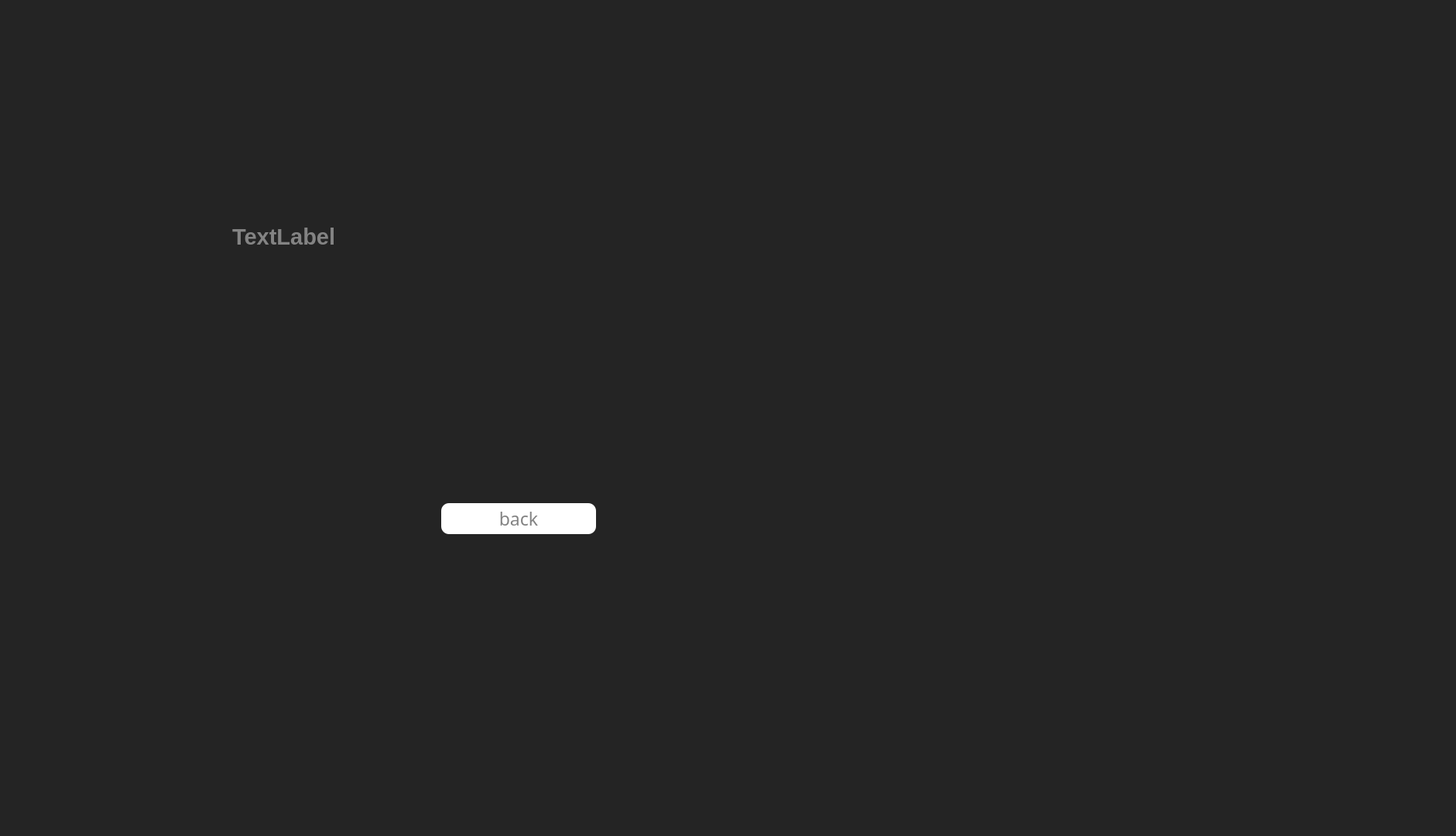
<?xml version="1.0" encoding="UTF-8"?>
<ui version="4.0">
 <class>GuideMeClass</class>
 <widget class="QMainWindow" name="GuideMeClass">
  <property name="geometry">
   <rect>
    <x>0</x>
    <y>0</y>
    <width>1881</width>
    <height>1080</height>
   </rect>
  </property>
  <property name="windowTitle">
   <string>GuideMe</string>
  </property>
  <widget class="QWidget" name="centralWidget">
   <property name="styleSheet">
    <string notr="true">
					background-color:rgb(36, 36, 36)

				</string>
   </property>
   <widget class="QStackedWidget" name="stackedWidget">
    <property name="geometry">
     <rect>
      <x>0</x>
      <y>0</y>
      <width>1920</width>
      <height>1080</height>
     </rect>
    </property>
    <property name="currentIndex">
     <number>2</number>
    </property>
    <widget class="QWidget" name="page">
     <widget class="QPushButton" name="mainBack">
      <property name="geometry">
       <rect>
        <x>690</x>
        <y>590</y>
        <width>151</width>
        <height>31</height>
       </rect>
      </property>
      <property name="font">
       <font>
        <family>Sitka Display Semibold</family>
        <pointsize>20</pointsize>
        <italic>false</italic>
        <fontweight>DemiBold</fontweight>
       </font>
      </property>
      <property name="styleSheet">
       <string notr="true">
								background-color: rgb(255, 255, 255);
								color: rgb(131, 131, 131);
								border-radius: 10px;
								font: 600 20pt &quot;Sitka Display Semibold&quot;;
							</string>
      </property>
      <property name="text">
       <string>close</string>
      </property>
     </widget>
     <widget class="QLabel" name="label_10">
      <property name="geometry">
       <rect>
        <x>360</x>
        <y>70</y>
        <width>821</width>
        <height>280</height>
       </rect>
      </property>
      <property name="font">
       <font>
        <family>Georgia Pro Cond Black</family>
        <pointsize>130</pointsize>
        <italic>false</italic>
        <bold>true</bold>
       </font>
      </property>
      <property name="styleSheet">
       <string notr="true">
								color:rgb(131, 131, 131);
								background-color: transparent;
							</string>
      </property>
      <property name="text">
       <string>Guide Me</string>
      </property>
      <property name="alignment">
       <set>Qt::AlignmentFlag::AlignCenter</set>
      </property>
     </widget>
     <widget class="QPushButton" name="openTraverse">
      <property name="geometry">
       <rect>
        <x>560</x>
        <y>520</y>
        <width>411</width>
        <height>50</height>
       </rect>
      </property>
      <property name="font">
       <font>
        <family>Sitka Display Semibold</family>
        <pointsize>20</pointsize>
        <italic>false</italic>
        <fontweight>DemiBold</fontweight>
       </font>
      </property>
      <property name="autoFillBackground">
       <bool>false</bool>
      </property>
      <property name="styleSheet">
       <string notr="true">
								background-color: rgb(255, 255, 255);
								color: rgb(131, 131, 131);
								border-radius: 10px;
								font: 600 20pt &quot;Sitka Display Semibold&quot;;
							</string>
      </property>
      <property name="text">
       <string>Traverse graph</string>
      </property>
     </widget>
     <widget class="QPushButton" name="openSecond">
      <property name="enabled">
       <bool>true</bool>
      </property>
      <property name="geometry">
       <rect>
        <x>560</x>
        <y>360</y>
        <width>411</width>
        <height>50</height>
       </rect>
      </property>
      <property name="font">
       <font>
        <family>Sitka Display Semibold</family>
        <pointsize>20</pointsize>
        <italic>false</italic>
        <fontweight>DemiBold</fontweight>
       </font>
      </property>
      <property name="autoFillBackground">
       <bool>false</bool>
      </property>
      <property name="styleSheet">
       <string notr="true">
								background-color: rgb(255, 255, 255);
								color: rgb(131, 131, 131);
								border-radius: 10px;
								font: 600 20pt &quot;Sitka Display Semibold&quot;;
							</string>
      </property>
      <property name="text">
       <string>Search on map</string>
      </property>
     </widget>
     <widget class="QPushButton" name="openUpdate">
      <property name="geometry">
       <rect>
        <x>560</x>
        <y>440</y>
        <width>411</width>
        <height>50</height>
       </rect>
      </property>
      <property name="font">
       <font>
        <family>Sitka Display Semibold</family>
        <pointsize>20</pointsize>
        <italic>false</italic>
        <fontweight>DemiBold</fontweight>
       </font>
      </property>
      <property name="autoFillBackground">
       <bool>false</bool>
      </property>
      <property name="styleSheet">
       <string notr="true">
								background-color: rgb(255, 255, 255);
								color: rgb(131, 131, 131);
								border-radius: 10px;
								font: 600 20pt &quot;Sitka Display Semibold&quot;;
							</string>
      </property>
      <property name="text">
       <string>Update graph</string>
      </property>
     </widget>
     <widget class="QLabel" name="label_2">
      <property name="geometry">
       <rect>
        <x>0</x>
        <y>0</y>
        <width>1920</width>
        <height>1080</height>
       </rect>
      </property>
      <property name="styleSheet">
       <string notr="true">border-image: url(&quot;img/bg.jpeg&quot;)</string>
      </property>
      <property name="text">
       <string/>
      </property>
     </widget>
     <widget class="QLabel" name="woman_label">
      <property name="geometry">
       <rect>
        <x>980</x>
        <y>-190</y>
        <width>231</width>
        <height>481</height>
       </rect>
      </property>
      <property name="styleSheet">
       <string notr="true">
								background-color: transparent;

							</string>
      </property>
      <property name="text">
       <string>TextLabel</string>
      </property>
     </widget>
     <widget class="QLabel" name="label_12">
      <property name="geometry">
       <rect>
        <x>565</x>
        <y>290</y>
        <width>411</width>
        <height>31</height>
       </rect>
      </property>
      <property name="font">
       <font>
        <family>Segoe UI Variable Small Light</family>
        <pointsize>14</pointsize>
        <bold>false</bold>
       </font>
      </property>
      <property name="styleSheet">
       <string notr="true">
								color:rgb(131, 131, 131);
								background-color: transparent;
							</string>
      </property>
      <property name="text">
       <string>The best Real-Time Travel Guide App In EGYPT </string>
      </property>
      <property name="alignment">
       <set>Qt::AlignmentFlag::AlignCenter</set>
      </property>
     </widget>
     <zorder>label_2</zorder>
     <zorder>mainBack</zorder>
     <zorder>label_10</zorder>
     <zorder>openTraverse</zorder>
     <zorder>openSecond</zorder>
     <zorder>openUpdate</zorder>
     <zorder>woman_label</zorder>
     <zorder>label_12</zorder>
    </widget>
    <widget class="QWidget" name="traverse">
     <widget class="QPushButton" name="dfsButton">
      <property name="geometry">
       <rect>
        <x>80</x>
        <y>200</y>
        <width>211</width>
        <height>40</height>
       </rect>
      </property>
      <property name="font">
       <font>
        <family>Sitka Display Semibold</family>
        <pointsize>18</pointsize>
        <italic>false</italic>
        <fontweight>DemiBold</fontweight>
       </font>
      </property>
      <property name="styleSheet">
       <string notr="true">
								background-color: rgb(255, 255, 255);
								color: rgb(131, 131, 131);
								border-radius: 10px;
								font: 600 18pt &quot;Sitka Display Semibold&quot;;
							</string>
      </property>
      <property name="text">
       <string>DFS</string>
      </property>
     </widget>
     <widget class="QPushButton" name="completeButton">
      <property name="geometry">
       <rect>
        <x>80</x>
        <y>450</y>
        <width>211</width>
        <height>40</height>
       </rect>
      </property>
      <property name="font">
       <font>
        <family>Sitka Display Semibold</family>
        <pointsize>18</pointsize>
        <italic>false</italic>
        <fontweight>DemiBold</fontweight>
       </font>
      </property>
      <property name="styleSheet">
       <string notr="true">
								background-color: rgb(255, 255, 255);
								color: rgb(131, 131, 131);
								border-radius: 10px;
								font: 600 18pt &quot;Sitka Display Semibold&quot;;
							</string>
      </property>
      <property name="text">
       <string>COMPLETENESS</string>
      </property>
     </widget>
     <widget class="QPushButton" name="bfsButton">
      <property name="geometry">
       <rect>
        <x>80</x>
        <y>330</y>
        <width>211</width>
        <height>40</height>
       </rect>
      </property>
      <property name="font">
       <font>
        <family>Sitka Display Semibold</family>
        <pointsize>18</pointsize>
        <italic>false</italic>
        <fontweight>DemiBold</fontweight>
       </font>
      </property>
      <property name="styleSheet">
       <string notr="true">
								background-color: rgb(255, 255, 255);
								color: rgb(131, 131, 131);
								border-radius: 10px;
								font: 600 18pt &quot;Sitka Display Semibold&quot;;
							</string>
      </property>
      <property name="text">
       <string>BFS</string>
      </property>
     </widget>
     <widget class="QPushButton" name="back4">
      <property name="geometry">
       <rect>
        <x>750</x>
        <y>600</y>
        <width>200</width>
        <height>40</height>
       </rect>
      </property>
      <property name="font">
       <font>
        <family>Sitka Display Semibold</family>
        <pointsize>18</pointsize>
        <italic>false</italic>
        <fontweight>DemiBold</fontweight>
       </font>
      </property>
      <property name="styleSheet">
       <string notr="true">
								background-color: rgb(255, 255, 255);
								color: rgb(131, 131, 131);
								border-radius: 10px;
								font: 600 18pt &quot;Sitka Display Semibold&quot;;
							</string>
      </property>
      <property name="text">
       <string>back</string>
      </property>
     </widget>
     <widget class="QLabel" name="mapPathsAlgo">
      <property name="geometry">
       <rect>
        <x>320</x>
        <y>200</y>
        <width>711</width>
        <height>381</height>
       </rect>
      </property>
      <property name="font">
       <font>
        <family>Sitka Display Semibold</family>
        <pointsize>28</pointsize>
        <italic>false</italic>
        <fontweight>DemiBold</fontweight>
       </font>
      </property>
      <property name="styleSheet">
       <string notr="true">
								color:rgb(131, 131, 131);
								background-color: transparent;
								font: 600 28pt &quot;Sitka Display Semibold&quot;;
							</string>
      </property>
      <property name="text">
       <string/>
      </property>
      <property name="alignment">
       <set>Qt::AlignmentFlag::AlignCenter</set>
      </property>
     </widget>
     <widget class="QComboBox" name="allNodes">
      <property name="geometry">
       <rect>
        <x>430</x>
        <y>600</y>
        <width>200</width>
        <height>40</height>
       </rect>
      </property>
      <property name="font">
       <font>
        <family>Sitka Display Semibold</family>
        <pointsize>18</pointsize>
        <italic>false</italic>
        <fontweight>DemiBold</fontweight>
       </font>
      </property>
      <property name="styleSheet">
       <string notr="true">
								background-color: rgb(255, 255, 255);
								color: rgb(131, 131, 131);
								border-radius: 10px;
								font: 600 18pt &quot;Sitka Display Semibold&quot;;
							</string>
      </property>
      <property name="placeholderText">
       <string>source</string>
      </property>
     </widget>
     <widget class="QLabel" name="label_14">
      <property name="geometry">
       <rect>
        <x>0</x>
        <y>0</y>
        <width>1920</width>
        <height>1080</height>
       </rect>
      </property>
      <property name="styleSheet">
       <string notr="true">border-image: url(&quot;img/bg.jpeg&quot;)</string>
      </property>
      <property name="text">
       <string/>
      </property>
     </widget>
     <widget class="QLabel" name="label_pharaoh">
      <property name="geometry">
       <rect>
        <x>980</x>
        <y>130</y>
        <width>411</width>
        <height>391</height>
       </rect>
      </property>
      <property name="styleSheet">
       <string notr="true">
								background-color: transparent;
							</string>
      </property>
      <property name="text">
       <string/>
      </property>
     </widget>
     <zorder>label_14</zorder>
     <zorder>dfsButton</zorder>
     <zorder>completeButton</zorder>
     <zorder>bfsButton</zorder>
     <zorder>back4</zorder>
     <zorder>mapPathsAlgo</zorder>
     <zorder>allNodes</zorder>
     <zorder>label_pharaoh</zorder>
    </widget>
    <widget class="QWidget" name="lowest_price_map">
     <widget class="QPushButton" name="back3">
      <property name="geometry">
       <rect>
        <x>570</x>
        <y>650</y>
        <width>200</width>
        <height>40</height>
       </rect>
      </property>
      <property name="font">
       <font>
        <family>Sitka Display Semibold</family>
        <pointsize>17</pointsize>
        <italic>false</italic>
        <fontweight>DemiBold</fontweight>
       </font>
      </property>
      <property name="styleSheet">
       <string notr="true">
								background-color: rgb(255, 255, 255);
								color: rgb(131, 131, 131);
								border-radius: 10px;
								font: 600 17pt &quot;Sitka Display Semibold&quot;;
							</string>
      </property>
      <property name="text">
       <string>back</string>
      </property>
     </widget>
     <widget class="QLabel" name="mapPaths">
      <property name="geometry">
       <rect>
        <x>300</x>
        <y>40</y>
        <width>1201</width>
        <height>531</height>
       </rect>
      </property>
      <property name="font">
       <font>
        <pointsize>22</pointsize>
        <bold>true</bold>
       </font>
      </property>
      <property name="styleSheet">
       <string notr="true">
								color:rgb(131, 131, 131);
								background-color: transparent;
							</string>
      </property>
      <property name="text">
       <string>TextLabel</string>
      </property>
     </widget>
     <widget class="QLabel" name="label_13">
      <property name="geometry">
       <rect>
        <x>0</x>
        <y>0</y>
        <width>1920</width>
        <height>1080</height>
       </rect>
      </property>
      <property name="styleSheet">
       <string notr="true">border-image: url(&quot;img/bg.jpeg&quot;)</string>
      </property>
      <property name="text">
       <string/>
      </property>
     </widget>
     <zorder>label_13</zorder>
     <zorder>back3</zorder>
     <zorder>mapPaths</zorder>
    </widget>
    <widget class="QWidget" name="update_graph">
     <widget class="QGroupBox" name="groupBox_2">
      <property name="geometry">
       <rect>
        <x>430</x>
        <y>80</y>
        <width>701</width>
        <height>471</height>
       </rect>
      </property>
      <property name="font">
       <font>
        <bold>true</bold>
       </font>
      </property>
      <property name="styleSheet">
       <string notr="true">
								color:rgb(131, 131, 131);
								background-color: transparent;
							</string>
      </property>
      <property name="title">
       <string/>
      </property>
      <widget class="QLineEdit" name="budgetLine_2">
       <property name="geometry">
        <rect>
         <x>360</x>
         <y>300</y>
         <width>110</width>
         <height>31</height>
        </rect>
       </property>
       <property name="font">
        <font>
         <family>Sitka Display Semibold</family>
         <pointsize>20</pointsize>
         <italic>false</italic>
         <fontweight>DemiBold</fontweight>
        </font>
       </property>
       <property name="styleSheet">
        <string notr="true">
									background-color: rgb(255, 255, 255);
									color: rgb(131, 131, 131);
									border-radius: 10px;
									font: 600 20pt &quot;Sitka Display Semibold&quot;;
								</string>
       </property>
       <property name="placeholderText">
        <string>budget</string>
       </property>
      </widget>
      <widget class="QComboBox" name="sourceBox_2">
       <property name="geometry">
        <rect>
         <x>0</x>
         <y>420</y>
         <width>110</width>
         <height>31</height>
        </rect>
       </property>
       <property name="font">
        <font>
         <family>Sitka Display Semibold</family>
         <pointsize>20</pointsize>
         <italic>false</italic>
         <fontweight>DemiBold</fontweight>
        </font>
       </property>
       <property name="styleSheet">
        <string notr="true">
									background-color: rgb(255, 255, 255);
									color: rgb(131, 131, 131);
									border-radius: 10px;
									font: 600 20pt &quot;Sitka Display Semibold&quot;;
								</string>
       </property>
       <property name="placeholderText">
        <string>source</string>
       </property>
      </widget>
      <widget class="QComboBox" name="destBox_2">
       <property name="geometry">
        <rect>
         <x>350</x>
         <y>40</y>
         <width>150</width>
         <height>31</height>
        </rect>
       </property>
       <property name="font">
        <font>
         <family>Sitka Display Semibold</family>
         <pointsize>20</pointsize>
         <italic>false</italic>
         <fontweight>DemiBold</fontweight>
        </font>
       </property>
       <property name="styleSheet">
        <string notr="true">
									background-color: rgb(255, 255, 255);
									color: rgb(131, 131, 131);
									border-radius: 10px;
									font: 600 20pt &quot;Sitka Display Semibold&quot;;
								</string>
       </property>
       <property name="placeholderText">
        <string>destination</string>
       </property>
      </widget>
      <widget class="QLineEdit" name="transLine">
       <property name="geometry">
        <rect>
         <x>360</x>
         <y>260</y>
         <width>171</width>
         <height>31</height>
        </rect>
       </property>
       <property name="font">
        <font>
         <family>Sitka Display Semibold</family>
         <pointsize>20</pointsize>
         <italic>false</italic>
         <fontweight>DemiBold</fontweight>
        </font>
       </property>
       <property name="styleSheet">
        <string notr="true">
									background-color: rgb(255, 255, 255);
									color: rgb(131, 131, 131);
									border-radius: 10px;
									font: 600 20pt &quot;Sitka Display Semibold&quot;;
								</string>
       </property>
       <property name="placeholderText">
        <string>transportation</string>
       </property>
      </widget>
      <widget class="QLabel" name="road_label_2">
       <property name="geometry">
        <rect>
         <x>50</x>
         <y>15</y>
         <width>591</width>
         <height>451</height>
        </rect>
       </property>
       <property name="contextMenuPolicy">
        <enum>Qt::ContextMenuPolicy::PreventContextMenu</enum>
       </property>
       <property name="text">
        <string>TextLabel</string>
       </property>
      </widget>
      <zorder>road_label_2</zorder>
      <zorder>budgetLine_2</zorder>
      <zorder>destBox_2</zorder>
      <zorder>sourceBox_2</zorder>
      <zorder>transLine</zorder>
     </widget>
     <widget class="QPushButton" name="updateButton">
      <property name="geometry">
       <rect>
        <x>450</x>
        <y>590</y>
        <width>200</width>
        <height>40</height>
       </rect>
      </property>
      <property name="font">
       <font>
        <family>Sitka Display Semibold</family>
        <pointsize>14</pointsize>
        <italic>false</italic>
        <fontweight>DemiBold</fontweight>
       </font>
      </property>
      <property name="styleSheet">
       <string notr="true">
								background-color: rgb(255, 255, 255);
								color: rgb(131, 131, 131);
								border-radius: 10px;
								font: 600 14pt &quot;Sitka Display Semibold&quot;;
							</string>
      </property>
      <property name="text">
       <string>Update</string>
      </property>
     </widget>
     <widget class="QPushButton" name="addButton">
      <property name="geometry">
       <rect>
        <x>690</x>
        <y>590</y>
        <width>200</width>
        <height>40</height>
       </rect>
      </property>
      <property name="font">
       <font>
        <family>Sitka Display Semibold</family>
        <pointsize>14</pointsize>
        <italic>false</italic>
        <fontweight>DemiBold</fontweight>
       </font>
      </property>
      <property name="styleSheet">
       <string notr="true">
								background-color: rgb(255, 255, 255);
								color: rgb(131, 131, 131);
								border-radius: 10px;
								font: 600 14pt &quot;Sitka Display Semibold&quot;;
							</string>
      </property>
      <property name="text">
       <string>Add</string>
      </property>
     </widget>
     <widget class="QPushButton" name="deleteButton">
      <property name="geometry">
       <rect>
        <x>920</x>
        <y>590</y>
        <width>200</width>
        <height>40</height>
       </rect>
      </property>
      <property name="font">
       <font>
        <family>Sitka Display Semibold</family>
        <pointsize>14</pointsize>
        <italic>false</italic>
        <fontweight>DemiBold</fontweight>
       </font>
      </property>
      <property name="styleSheet">
       <string notr="true">
								background-color: rgb(255, 255, 255);
								color: rgb(131, 131, 131);
								border-radius: 10px;
								font: 600 14pt &quot;Sitka Display Semibold&quot;;
							</string>
      </property>
      <property name="text">
       <string>Delete</string>
      </property>
     </widget>
     <widget class="QPushButton" name="back5">
      <property name="geometry">
       <rect>
        <x>730</x>
        <y>650</y>
        <width>131</width>
        <height>31</height>
       </rect>
      </property>
      <property name="font">
       <font>
        <family>Sitka Display Semibold</family>
        <pointsize>14</pointsize>
        <italic>false</italic>
        <fontweight>DemiBold</fontweight>
       </font>
      </property>
      <property name="styleSheet">
       <string notr="true">
								background-color: rgb(255, 255, 255);
								color: rgb(131, 131, 131);
								border-radius: 10px;
								font: 600 14pt &quot;Sitka Display Semibold&quot;;
							</string>
      </property>
      <property name="text">
       <string>back</string>
      </property>
     </widget>
     <widget class="QLabel" name="updateLabel">
      <property name="geometry">
       <rect>
        <x>370</x>
        <y>515</y>
        <width>561</width>
        <height>81</height>
       </rect>
      </property>
      <property name="font">
       <font>
        <italic>false</italic>
        <bold>true</bold>
       </font>
      </property>
      <property name="styleSheet">
       <string notr="true">
								color:rgb(131, 131, 131);
								background-color: transparent;
							</string>
      </property>
      <property name="text">
       <string/>
      </property>
     </widget>
     <widget class="QLabel" name="label_15">
      <property name="geometry">
       <rect>
        <x>0</x>
        <y>0</y>
        <width>1920</width>
        <height>1080</height>
       </rect>
      </property>
      <property name="styleSheet">
       <string notr="true">border-image: url(&quot;img/bg.jpeg&quot;)</string>
      </property>
      <property name="text">
       <string/>
      </property>
     </widget>
     <widget class="QLabel" name="label_5">
      <property name="geometry">
       <rect>
        <x>120</x>
        <y>350</y>
        <width>251</width>
        <height>181</height>
       </rect>
      </property>
      <property name="styleSheet">
       <string notr="true">
								border-image: url(&quot;img/pointer.png&quot;);
								background-color: transparent;
							</string>
      </property>
      <property name="text">
       <string/>
      </property>
     </widget>
     <widget class="QLabel" name="label_6">
      <property name="geometry">
       <rect>
        <x>720</x>
        <y>-30</y>
        <width>251</width>
        <height>181</height>
       </rect>
      </property>
      <property name="styleSheet">
       <string notr="true">
								border-image: url(&quot;img/pointer.png&quot;);
								background-color: transparent;
							</string>
      </property>
      <property name="text">
       <string/>
      </property>
     </widget>
     <zorder>label_15</zorder>
     <zorder>groupBox_2</zorder>
     <zorder>updateButton</zorder>
     <zorder>addButton</zorder>
     <zorder>deleteButton</zorder>
     <zorder>back5</zorder>
     <zorder>updateLabel</zorder>
     <zorder>label_5</zorder>
     <zorder>label_6</zorder>
    </widget>
    <widget class="QWidget" name="find">
     <widget class="QLabel" name="label">
      <property name="geometry">
       <rect>
        <x>370</x>
        <y>515</y>
        <width>561</width>
        <height>81</height>
       </rect>
      </property>
      <property name="font">
       <font>
        <family>Sitka Display Semibold</family>
        <pointsize>20</pointsize>
        <italic>false</italic>
        <fontweight>DemiBold</fontweight>
       </font>
      </property>
      <property name="styleSheet">
       <string notr="true">
								color:rgb(131, 131, 131);
								background-color: transparent;
								font: 600 20pt &quot;Sitka Display Semibold&quot;;
							</string>
      </property>
      <property name="text">
       <string/>
      </property>
     </widget>
     <widget class="QPushButton" name="openThird">
      <property name="geometry">
       <rect>
        <x>630</x>
        <y>600</y>
        <width>200</width>
        <height>40</height>
       </rect>
      </property>
      <property name="font">
       <font>
        <family>Sitka Display Semibold</family>
        <pointsize>14</pointsize>
        <italic>false</italic>
        <fontweight>DemiBold</fontweight>
       </font>
      </property>
      <property name="styleSheet">
       <string notr="true">
								background-color: rgb(255, 255, 255);
								color: rgb(131, 131, 131);
								border-radius: 10px;
								font: 600 14pt &quot;Sitka Display Semibold&quot;;
							</string>
      </property>
      <property name="text">
       <string>Paths with lowest price</string>
      </property>
     </widget>
     <widget class="QPushButton" name="back2">
      <property name="geometry">
       <rect>
        <x>870</x>
        <y>600</y>
        <width>200</width>
        <height>40</height>
       </rect>
      </property>
      <property name="font">
       <font>
        <family>Sitka Display Semibold</family>
        <pointsize>14</pointsize>
        <italic>false</italic>
        <fontweight>DemiBold</fontweight>
       </font>
      </property>
      <property name="styleSheet">
       <string notr="true">
								background-color: rgb(255, 255, 255);
								color: rgb(131, 131, 131);
								border-radius: 10px;
								font: 600 14pt &quot;Sitka Display Semibold&quot;;
							</string>
      </property>
      <property name="text">
       <string>back</string>
      </property>
     </widget>
     <widget class="QGroupBox" name="groupBox">
      <property name="geometry">
       <rect>
        <x>370</x>
        <y>70</y>
        <width>711</width>
        <height>491</height>
       </rect>
      </property>
      <property name="font">
       <font>
        <bold>true</bold>
       </font>
      </property>
      <property name="styleSheet">
       <string notr="true">
								color:rgb(131, 131, 131);
								background-color: transparent;
							</string>
      </property>
      <property name="title">
       <string/>
      </property>
      <widget class="QLineEdit" name="budgetLine">
       <property name="geometry">
        <rect>
         <x>310</x>
         <y>420</y>
         <width>110</width>
         <height>31</height>
        </rect>
       </property>
       <property name="font">
        <font>
         <family>Sitka Display Semibold</family>
         <pointsize>20</pointsize>
         <italic>false</italic>
         <fontweight>DemiBold</fontweight>
        </font>
       </property>
       <property name="layoutDirection">
        <enum>Qt::LayoutDirection::LeftToRight</enum>
       </property>
       <property name="styleSheet">
        <string notr="true">
									background-color: rgb(255, 255, 255);
									color: rgb(131, 131, 131);
									border-radius: 10px;
									font: 600 20pt &quot;Sitka Display Semibold&quot;;
								</string>
       </property>
       <property name="placeholderText">
        <string>budget</string>
       </property>
      </widget>
      <widget class="QComboBox" name="sourceBox">
       <property name="geometry">
        <rect>
         <x>70</x>
         <y>420</y>
         <width>150</width>
         <height>31</height>
        </rect>
       </property>
       <property name="font">
        <font>
         <family>Sitka Display Semibold</family>
         <pointsize>20</pointsize>
         <italic>false</italic>
         <fontweight>DemiBold</fontweight>
        </font>
       </property>
       <property name="styleSheet">
        <string notr="true">
									background-color: rgb(255, 255, 255);
									color: rgb(131, 131, 131);
									border-radius: 10px;
									font: 600 20pt &quot;Sitka Display Semibold&quot;;
								</string>
       </property>
       <property name="placeholderText">
        <string>souse</string>
       </property>
      </widget>
      <widget class="QComboBox" name="destBox">
       <property name="geometry">
        <rect>
         <x>400</x>
         <y>40</y>
         <width>150</width>
         <height>31</height>
        </rect>
       </property>
       <property name="font">
        <font>
         <family>Sitka Display Semibold</family>
         <pointsize>20</pointsize>
         <italic>false</italic>
         <fontweight>DemiBold</fontweight>
        </font>
       </property>
       <property name="styleSheet">
        <string notr="true">
									background-color: rgb(255, 255, 255);
									color: rgb(131, 131, 131);
									border-radius: 10px;
									font: 600 20pt &quot;Sitka Display Semibold&quot;;
								</string>
       </property>
       <property name="placeholderText">
        <string>destination</string>
       </property>
      </widget>
      <widget class="QLabel" name="road_label">
       <property name="geometry">
        <rect>
         <x>110</x>
         <y>20</y>
         <width>511</width>
         <height>451</height>
        </rect>
       </property>
       <property name="contextMenuPolicy">
        <enum>Qt::ContextMenuPolicy::PreventContextMenu</enum>
       </property>
       <property name="text">
        <string>TextLabel</string>
       </property>
      </widget>
      <widget class="QLabel" name="label_4">
       <property name="geometry">
        <rect>
         <x>510</x>
         <y>-20</y>
         <width>231</width>
         <height>181</height>
        </rect>
       </property>
       <property name="styleSheet">
        <string notr="true">
									border-image: url(&quot;img/pointer.png&quot;);
									background-color: transparent;
								</string>
       </property>
       <property name="text">
        <string/>
       </property>
      </widget>
      <zorder>road_label</zorder>
      <zorder>budgetLine</zorder>
      <zorder>destBox</zorder>
      <zorder>sourceBox</zorder>
      <zorder>label_4</zorder>
     </widget>
     <widget class="QPushButton" name="openThird_2">
      <property name="geometry">
       <rect>
        <x>390</x>
        <y>600</y>
        <width>200</width>
        <height>40</height>
       </rect>
      </property>
      <property name="font">
       <font>
        <family>Sitka Display Semibold</family>
        <pointsize>14</pointsize>
        <italic>false</italic>
        <fontweight>DemiBold</fontweight>
       </font>
      </property>
      <property name="styleSheet">
       <string notr="true">
								background-color: rgb(255, 255, 255);
								color: rgb(131, 131, 131);
								border-radius: 10px;
								font: 600 14pt &quot;Sitka Display Semibold&quot;;
							</string>
      </property>
      <property name="text">
       <string>All paths</string>
      </property>
     </widget>
     <widget class="QLabel" name="label_11">
      <property name="geometry">
       <rect>
        <x>0</x>
        <y>0</y>
        <width>1920</width>
        <height>1080</height>
       </rect>
      </property>
      <property name="styleSheet">
       <string notr="true">border-image: url(&quot;img/bg.jpeg&quot;)</string>
      </property>
      <property name="text">
       <string/>
      </property>
     </widget>
     <widget class="QLabel" name="label_3">
      <property name="geometry">
       <rect>
        <x>120</x>
        <y>350</y>
        <width>251</width>
        <height>181</height>
       </rect>
      </property>
      <property name="styleSheet">
       <string notr="true">
								border-image: url(&quot;img/pointer.png&quot;);
								background-color: transparent;
							</string>
      </property>
      <property name="text">
       <string/>
      </property>
     </widget>
     <zorder>label_11</zorder>
     <zorder>label</zorder>
     <zorder>openThird</zorder>
     <zorder>back2</zorder>
     <zorder>groupBox</zorder>
     <zorder>openThird_2</zorder>
     <zorder>label_3</zorder>
    </widget>
   </widget>
  </widget>
 </widget>
 <layoutdefault spacing="6" margin="11"/>
 <resources/>
 <connections/>
</ui>
